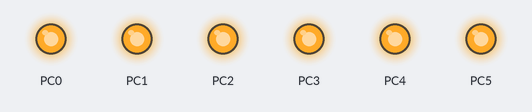
The program below on a simulated ATmega328P, built with avr-gcc and emulated at 8 MHz. On the bench: output pins drawn as LEDs (lit = HIGH). What the program prints to the serial monitor is not drawn.

Above: at 0.1 s.
Timing chart, 0 to 1.6 s (numbered marks = the images above):
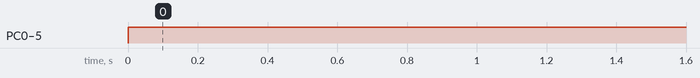

Measured:
- by itself, PC0–5: LOW → HIGH at 0.00 s

The program:

main.c
```c
/*
 * AK_TimerStuff_2.c
 *
 * Created: 9/20/2016 11:57:14 AM
 * Author : Aleksij
 */

#include <avr/io.h>
#include <util/delay.h>
#include "USART.h"
#include <stdlib.h>
#include <avr/interrupt.h>
#include <avr/power.h>

#include "AK_tictoc_lib.h"

int main(void)
{
	uint32_t microTime = 0;
	char str[64];

	// set F_CPU to 8MHz
	clock_prescale_set(clock_div_1);

    initUSART();
	init_TICTOC();


	DDRC |=   (1<<DDC5) | (1<<DDC4) | (1<<DDC3) | (1<<DDC2) | (1<<DDC1) | (1<<DDC0); // config PORTC4 as output
	PORTC |= (1<<PORTC5) | (1<<PORTC4) | (1<<PORTC3) | (1<<PORTC2) | (1<<PORTC1) | (1<<PORTC0); // set PORTC4 to HIGH

	//sei(); // enable global interrupts

    while (1)
    {
		tic();
		_delay_us(500);
		microTime = toc();
		ultoa(microTime,str,10);
		printLine(str);
		_delay_ms(20);
    }
}
```

AK_tictoc_lib.c
```c
/*
 * AK_tictoc_lib.c
 *
 * Created: 9/20/2016 3:56:45 PM
 *  Author: Aleksij
 */

#include <avr/io.h>

void init_TICTOC()
{
	if (F_CPU == 8000000)
	{
		TCCR1B |= (1<<CS11) | (1<<CS10); // clock prescaler 64
	}
	else if (F_CPU == 1000000)
	{
		TCCR1B |= (1<<CS11); // clock prescaler 8
	}
	else
	{
		TCCR1B |= (1<<CS11) | (1<<CS10); //default for 8MHz
	}

	// WGM -> NORMAL mode is default
	TIMSK0 |= (1<<TOIE1); // Timer/Counter1 Overflow Interrupt Enable
}

void tic()
{
	TCNT1 = 0;
}

uint32_t toc()
{
	uint32_t micro_time = TCNT1;
	return micro_time * 8;
}
```

AK_tictoc_lib.h
```c
/*
 * AK_tictoc_lib.h
 *
 * Created: 9/20/2016 3:56:28 PM
 *  Author: Aleksij
 */

/* AK_tictoc_lib is used to time events with a resolution
of 8us. It was written for purposes of controlling RC servo
signals.
NOTE: Return value from function toc() overflows at 524280us!
*/

void init_TICTOC();
/*
init_TICTOC() initializes the 16-bit timer for time
measurement and enables the overflow interrupt.
*/

void tic();
/*
tic() resets the TCNT1 register.
*/

uint32_t toc();
/*
toc() returns the elapsed time since the call of tic().
Return type is an unsigned 32-bit integer.
*/
```

USART.c
```c
/*
  Quick and dirty functions that make serial communications work.

  Note that receiveByte() blocks -- it sits and waits _forever_ for
   a byte to come in.  If you're doing anything that's more interesting,
   you'll want to implement this with interrupts.

   initUSART requires BAUDRATE to be defined in order to calculate
     the bit-rate multiplier.  9600 is a reasonable default.

  May not work with some of the older chips:
    Tiny2313, Mega8, Mega16, Mega32 have different pin macros
    If you're using these chips, see (e.g.) iom8.h for how it's done.
    These old chips don't specify UDR0 vs UDR1.
    Correspondingly, the macros will just be defined as UDR.
*/

#include <avr/io.h>
#include "USART.h"
#include <util/setbaud.h>

void initUSART(void) {                                /* requires BAUD */
  UBRR0H = UBRRH_VALUE;                        /* defined in setbaud.h */
  UBRR0L = UBRRL_VALUE;
#if USE_2X
  UCSR0A |= (1 << U2X0);
#else
  UCSR0A &= ~(1 << U2X0);
#endif
                                  /* Enable USART transmitter/receiver */
  UCSR0B = (1 << TXEN0) | (1 << RXEN0);
  UCSR0C = (1 << UCSZ01) | (1 << UCSZ00);   /* 8 data bits, 1 stop bit */
}


void transmitByte(uint8_t data) {
                                     /* Wait for empty transmit buffer */
  loop_until_bit_is_set(UCSR0A, UDRE0);
  UDR0 = data;                                            /* send data */
}

uint8_t receiveByte(void) {
  loop_until_bit_is_set(UCSR0A, RXC0);       /* Wait for incoming data */
  return UDR0;                                /* return register value */
}


                       /* Here are a bunch of useful printing commands */

void printString(const char myString[]) {
  uint8_t i = 0;
  while (myString[i]) {
    transmitByte(myString[i]);
    i++;
  }
}

void printLine(const char myString[]) {
	uint8_t i = 0;
	while (myString[i]) {
		transmitByte(myString[i]);
		i++;
	}
	transmitByte(10);
}

void readString(char myString[], uint8_t maxLength) {
  char response;
  uint8_t i;
  i = 0;
  while (i < (maxLength - 1)) {                   /* prevent over-runs */
    response = receiveByte();
    transmitByte(response);                                    /* echo */
    if (response == '\r') {                     /* enter marks the end */
      break;
    }
    else {
      myString[i] = response;                       /* add in a letter */
      i++;
    }
  }
  myString[i] = 0;                          /* terminal NULL character */
}

void printByte(uint8_t byte) {
              /* Converts a byte to a string of decimal text, sends it */
  transmitByte('0' + (byte / 100));                        /* Hundreds */
  transmitByte('0' + ((byte / 10) % 10));                      /* Tens */
  transmitByte('0' + (byte % 10));                             /* Ones */
}

void printWord(uint16_t word) {
  transmitByte('0' + (word / 10000));                 /* Ten-thousands */
  transmitByte('0' + ((word / 1000) % 10));               /* Thousands */
  transmitByte('0' + ((word / 100) % 10));                 /* Hundreds */
  transmitByte('0' + ((word / 10) % 10));                      /* Tens */
  transmitByte('0' + (word % 10));                             /* Ones */
}

void printBinaryByte(uint8_t byte) {
                       /* Prints out a byte as a series of 1's and 0's */
  uint8_t bit;
  for (bit = 7; bit < 255; bit--) {
    if (bit_is_set(byte, bit))
      transmitByte('1');
    else
      transmitByte('0');
  }
}

char nibbleToHexCharacter(uint8_t nibble) {
                                   /* Converts 4 bits into hexadecimal */
  if (nibble < 10) {
    return ('0' + nibble);
  }
  else {
    return ('A' + nibble - 10);
  }
}

void printHexByte(uint8_t byte) {
                        /* Prints a byte as its hexadecimal equivalent */
  uint8_t nibble;
  nibble = (byte & 0b11110000) >> 4;
  transmitByte(nibbleToHexCharacter(nibble));
  nibble = byte & 0b00001111;
  transmitByte(nibbleToHexCharacter(nibble));
}

uint8_t getNumber(void) {
  // Gets a numerical 0-255 from the serial port.
  // Converts from string to number.
  char hundreds = '0';
  char tens = '0';
  char ones = '0';
  char thisChar = '0';
  do {                                                   /* shift over */
    hundreds = tens;
    tens = ones;
    ones = thisChar;
    thisChar = receiveByte();                   /* get a new character */
    transmitByte(thisChar);                                    /* echo */
  } while (thisChar != '\r');                     /* until type return */
  return (100 * (hundreds - '0') + 10 * (tens - '0') + ones - '0');
}
```

USART.h
```c
/* Functions to initialize, send, receive over USART

   initUSART requires BAUD to be defined in order to calculate
     the bit-rate multiplier.
 */

#ifndef BAUD                          /* if not defined in Makefile... */
#define BAUD  9600                     /* set a safe default baud rate */
#endif

                                  /* These are defined for convenience */
#define   USART_HAS_DATA   bit_is_set(UCSR0A, RXC0)
#define   USART_READY      bit_is_set(UCSR0A, UDRE0)

/* Takes the defined BAUD and F_CPU,
   calculates the bit-clock multiplier,
   and configures the hardware USART                   */
void initUSART(void);

/* Blocking transmit and receive functions.
   When you call receiveByte() your program will hang until
   data comes through.  We'll improve on this later. */
void transmitByte(uint8_t data);
uint8_t receiveByte(void);

void printString(const char myString[]);
             /* Utility function to transmit an entire string from RAM */

void printLine(const char myString[]);

void readString(char myString[], uint8_t maxLength);
/* Define a string variable, pass it to this function
   The string will contain whatever you typed over serial */

void printByte(uint8_t byte);
                  /* Prints a byte out as its 3-digit ascii equivalent */
void printWord(uint16_t word);
        /* Prints a word (16-bits) out as its 5-digit ascii equivalent */

void printBinaryByte(uint8_t byte);
                                     /* Prints a byte out in 1s and 0s */
char nibbleToHex(uint8_t nibble);
char nibbleToHexCharacter(uint8_t nibble);
void printHexByte(uint8_t byte);
                                   /* Prints a byte out in hexadecimal */
uint8_t getNumber(void);
/* takes in up to three ascii digits,
 converts them to a byte when press enter */
```
